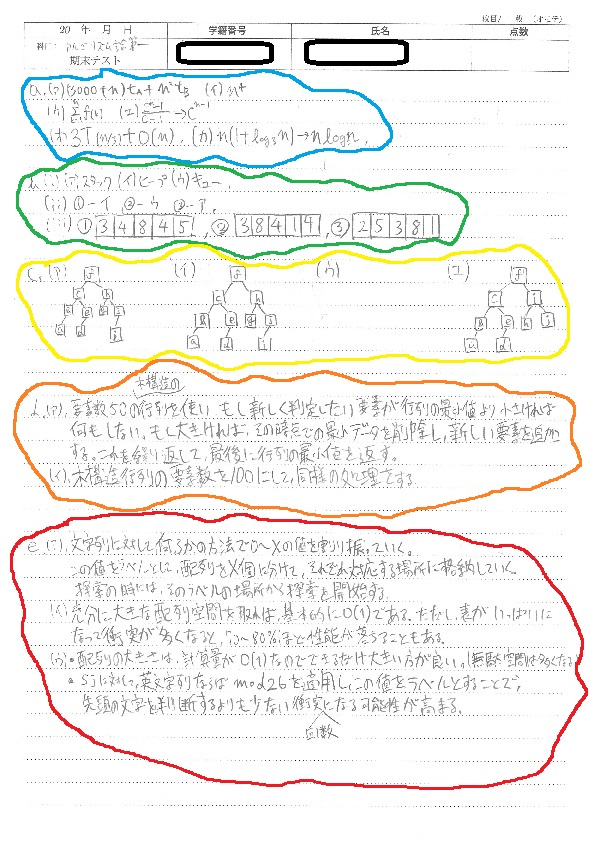
#> input picture image/paper02.jpg, 596 x 842 px
$ python source.py   (older library calls are emulated)
#> lines starting #> are read from the running program, lines starting #| are printed output that depends on the picture; after the words box and inside, x2 and y2 are one past the last pixel; in counts of white or black regions, pixels touching at a corner belong together
import os
import cv2
import numpy as np

DIR = os.path.dirname(os.path.abspath(__file__))

image = cv2.imread(f'{DIR}/image/paper02.jpg')
#> image is the input picture: shape (842, 596, 3); mean B, G, R 238.7, 241.8, 242.7
if image is None:
    print("File not found.")
    exit()


def write_out(img, name):
    cv2.imwrite(f'{DIR}/image/result/{name}.png', img)


def extract_inside(contours, hierarchy, debug=False):
    extracted = []
    contours_drawed = image.copy()
    if debug:
        print(f'len: {len(contours)}')
        print(hierarchy)

    for index in range(len(contours)):
        if hierarchy[0, index, 2] != -1 or cv2.contourArea(contours[index]) < 8000:
            continue

    extracted.append(contours[index])

    if debug:
        cv2.drawContours(contours_drawed, contours, index, (255, 0, 255), 1)

    print(f'{index} : {cv2.contourArea(contours[index])}')

    if debug:
        write_out(contours_drawed, 'out_contours')

    return extracted


width, height = image.shape[:2]
#> width = 842; height = 596

# ret, image = cv2.threshold(image, 220, 255, cv2.THRESH_BINARY) # use threshold
extracted = cv2.cvtColor(image, cv2.COLOR_BGR2HSV)[:, :, 1]
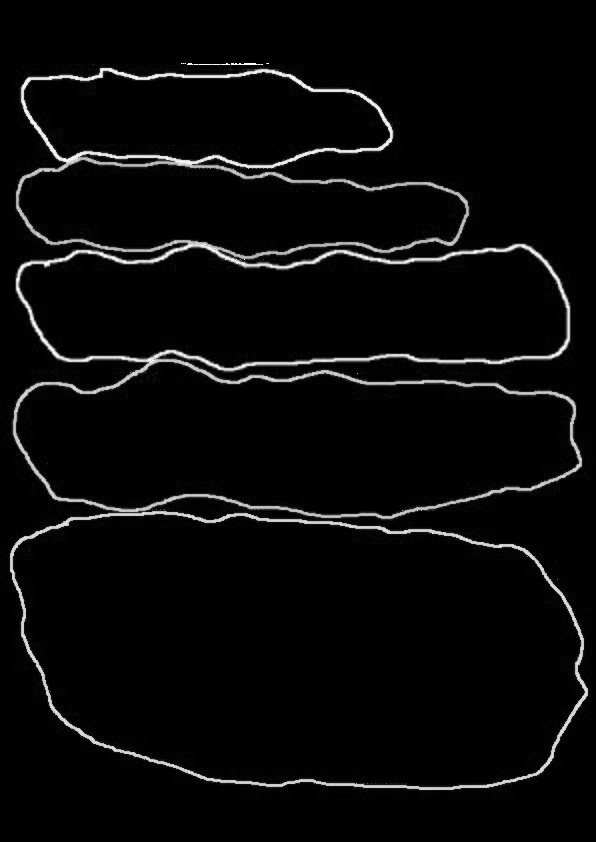
#> extracted: shape (842, 596); min 0, max 255, mean 9.2
ret, thrshld_ex = cv2.threshold(extracted, 50, 255, cv2.THRESH_BINARY)
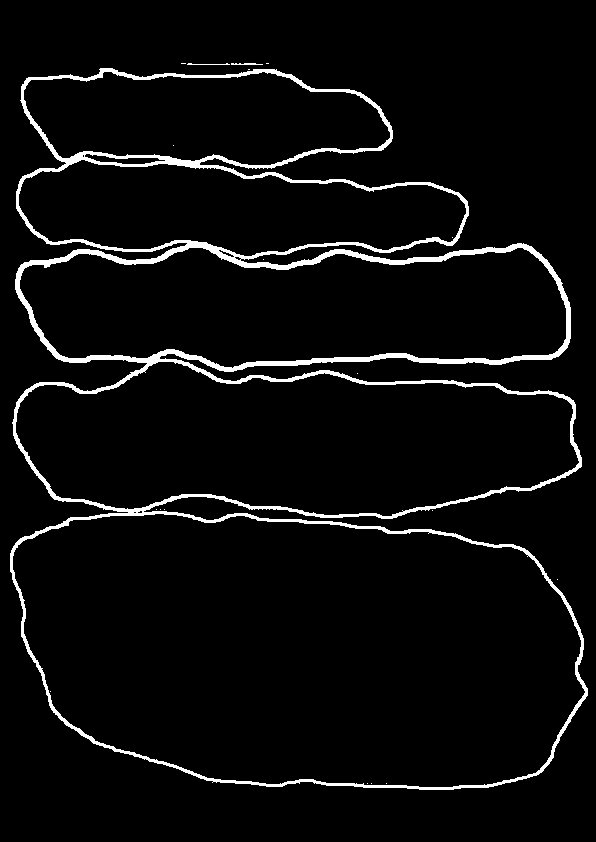
#> thrshld_ex: shape (842, 596); 4.5% white; 19 white regions (16 under 20 px), largest, box (x1, y1, x2, y2) and area: (10, 68, 588, 790) 22652, (231, 63, 263, 65) 51, (187, 63, 230, 65) 49

write_out(thrshld_ex, 'thrshld')

kernel = np.ones((3, 1), np.uint8)
thrshld_ex = cv2.morphologyEx(thrshld_ex, cv2.MORPH_OPEN, kernel)
#> thrshld_ex: shape (842, 596); 4.5% white; 1 white region

_, contours, hierarchy = cv2.findContours(thrshld_ex, cv2.RETR_TREE, cv2.CHAIN_APPROX_NONE)
#> contours = 12 contours, 4 with area under 20; largest, box (x1, y1, x2, y2) and area: (10, 68, 588, 790) 319642, (12, 513, 586, 788) 129163, (15, 361, 580, 517) 64700, (19, 247, 567, 369) 51922, (18, 159, 467, 257) 30273, (23, 71, 391, 166) 25940, (84, 153, 166, 165) 438, (218, 249, 235, 258) 43

inside_contours = extract_inside(contours, hierarchy, True)
#| len: 12
#| [[[-1 -1  1 -1]
#|   [ 2 -1 -1  0]
#|   [ 3  1 -1  0]
#|   [ 4  2 -1  0]
#|   [ 5  3 -1  0]
#|   [ 6  4 -1  0]
#|   [ 7  5 -1  0]
#|   [ 8  6 -1  0]
#|   [ 9  7 -1  0]
#|   [10  8 -1  0]
#|   [11  9 -1  0]
#|   [-1 10 -1  0]]]
#> the loop in extract_inside, `for index in range(len(contours)):` made 12 passes
#> in extract_inside, `cv2.drawContours(contours_drawed, contours, index, (255, 0, 255), 1)`:
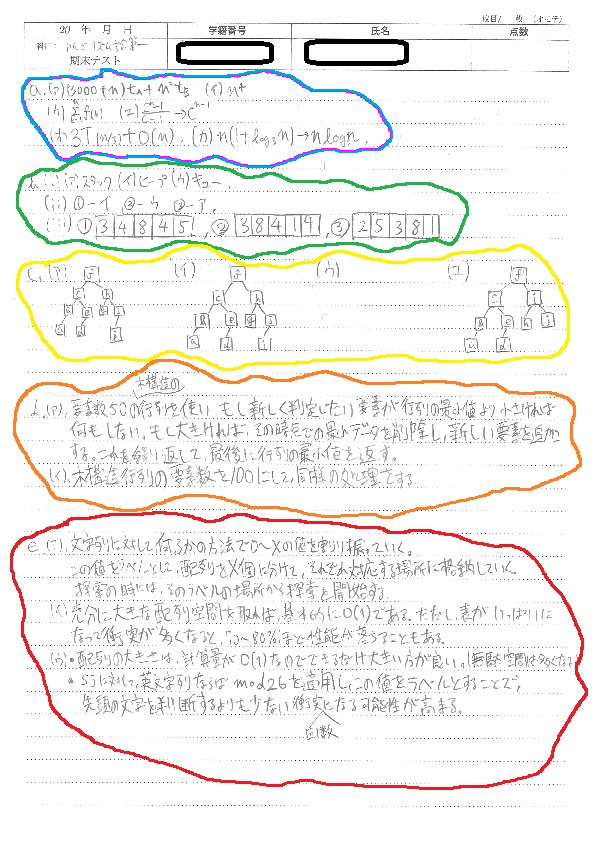
#> contours_drawed: shape (842, 596, 3); 0.16% of pixels changed, all inside (x1, y1, x2, y2) = (23, 71, 391, 166)
#| 11 : 25940.0
#> inside_contours = 1 contour; box (x1, y1, x2, y2) and area: (23, 71, 391, 166) 25940

clr_img_cp = image.copy()
for circle in inside_contours:
    colors = []
    av_color = 0
    M = cv2.moments(circle)
    center_of_circle = (int(M['m10']/M['m00']), int(M['m01']/M['m00']))
    cnt = 0
    for approx in circle:
        if cnt == 20:
            break
        cv2.circle(clr_img_cp, (approx[0, 0] - 1, approx[0, 1] - 1), 1, (255, 0, 255), 1)
        colors.append(image[approx[0, 1] - 1, approx[0, 0] - 1])
        cnt += 1
    cav = np.mean(colors, axis=0)
    cv2.circle(clr_img_cp, center_of_circle, 100, cav, 20)
#> this loop made 1 pass
#> (av_color, center_of_circle, cav) on pass 1: (0, (200, 117), [203.9, 153, 31.7])
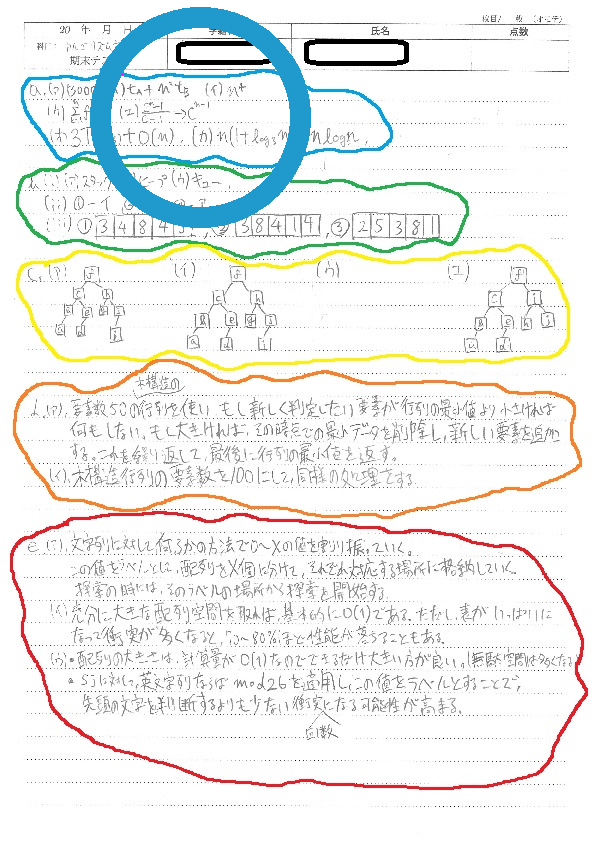
#> clr_img_cp: shape (842, 596, 3); 2.63% of pixels changed, all inside (x1, y1, x2, y2) = (90, 7, 311, 228)

write_out(clr_img_cp, 'out')

$ run again, with image/paper01.jpg copied over image/paper02.jpg
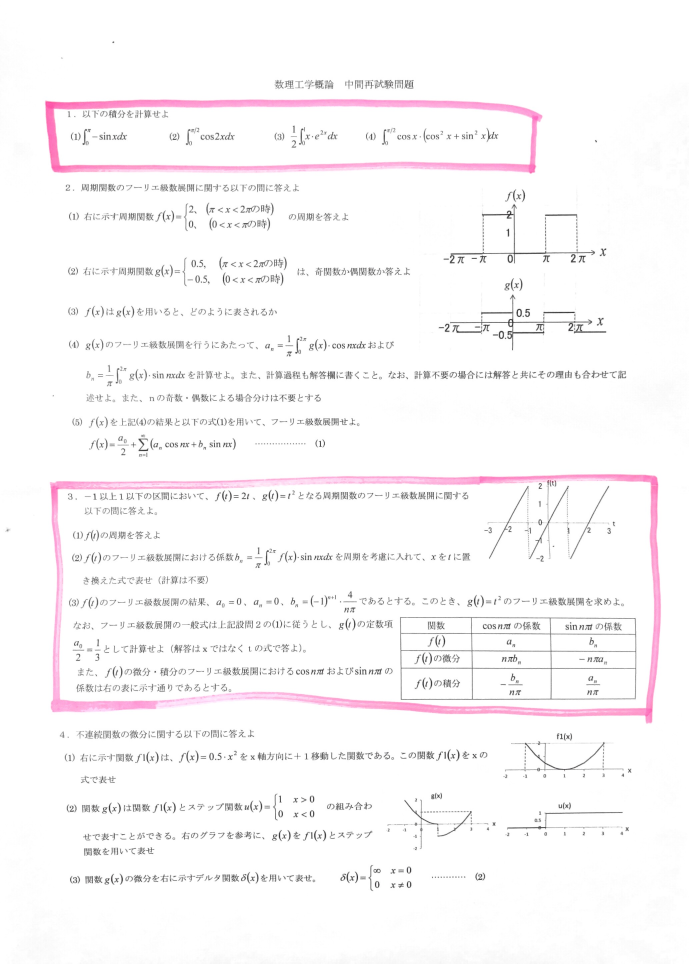
#> input picture image/paper01.jpg, 2066 x 2890 px (shown at 1/3 size)
#> image is the input picture: shape (2890, 2066, 3); mean B, G, R 249.2, 247.9, 250.3
#> `extracted = cv2.cvtColor(image, cv2.COLOR_BGR2HSV)[:, :, 1]`:
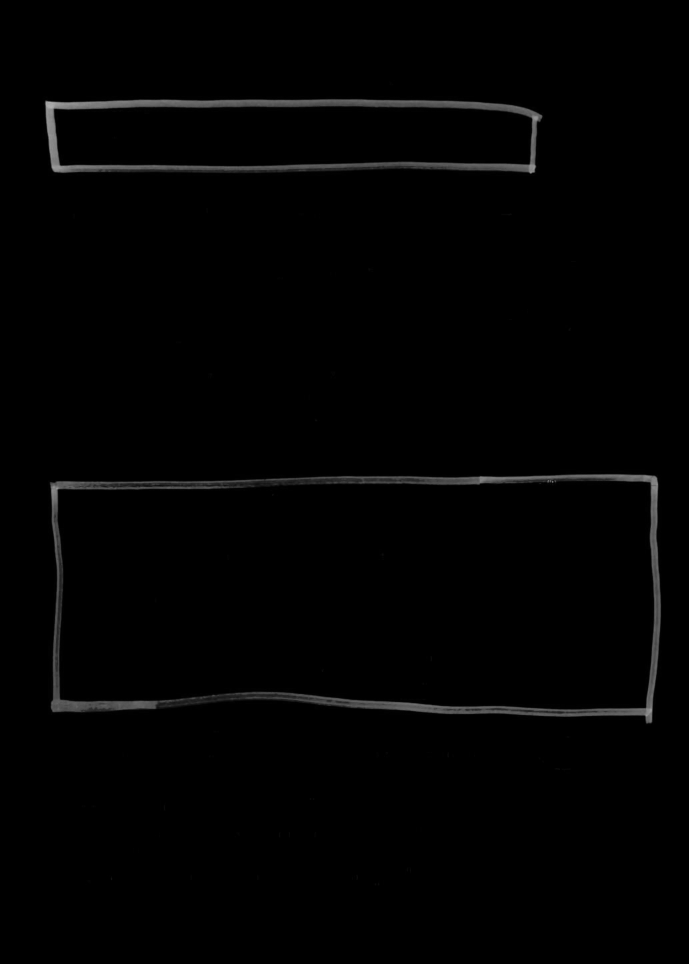
#> extracted: shape (2890, 2066) (shown at 1/3 size); min 0, max 177, mean 2.4
#> `ret, thrshld_ex = cv2.threshold(extracted, 50, 255, cv2.THRESH_BINARY)`:
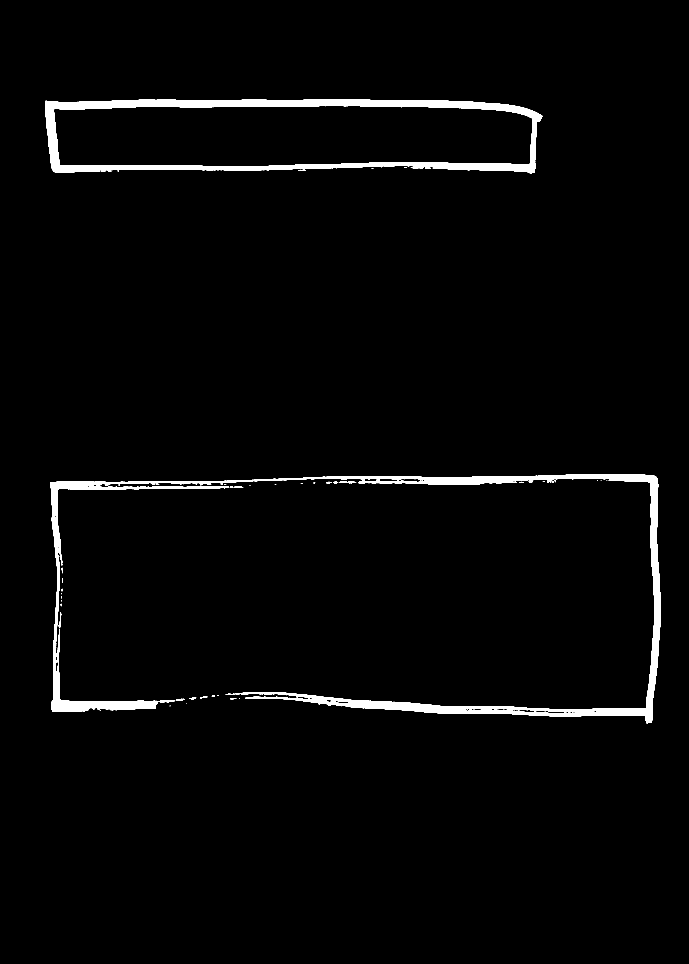
#> thrshld_ex: shape (2890, 2066) (shown at 1/3 size); 2.4% white; 63 white regions (36 under 20 px), largest, box (x1, y1, x2, y2) and area: (151, 1423, 1982, 2170) 79775, (135, 298, 1627, 521) 60297, (176, 1836, 184, 1885) 153
#> contours = 106 contours, 69 with area under 20; largest, box (x1, y1, x2, y2) and area: (135, 298, 1627, 521) 300399, (161, 317, 1598, 500) 243391, (706, 1423, 1982, 2170) 53288, (151, 1438, 792, 2136) 23614, (1536, 2128, 1697, 2142) 833
#| len: 106
#> (printed output is left out)
#> the loop in extract_inside, `for index in range(len(contours)):` made 106 passes
#| 105 : 243391.0
#> inside_contours = 1 contour; box (x1, y1, x2, y2) and area: (161, 317, 1598, 500) 243391
#> the loop `for circle in inside_contours:` made 1 pass
#> (av_color, center_of_circle, cav) on pass 1: (0, (871, 407), [222.8, 178.8, 252.1])

$ run again, with image/paper03.jpg copied over image/paper02.jpg
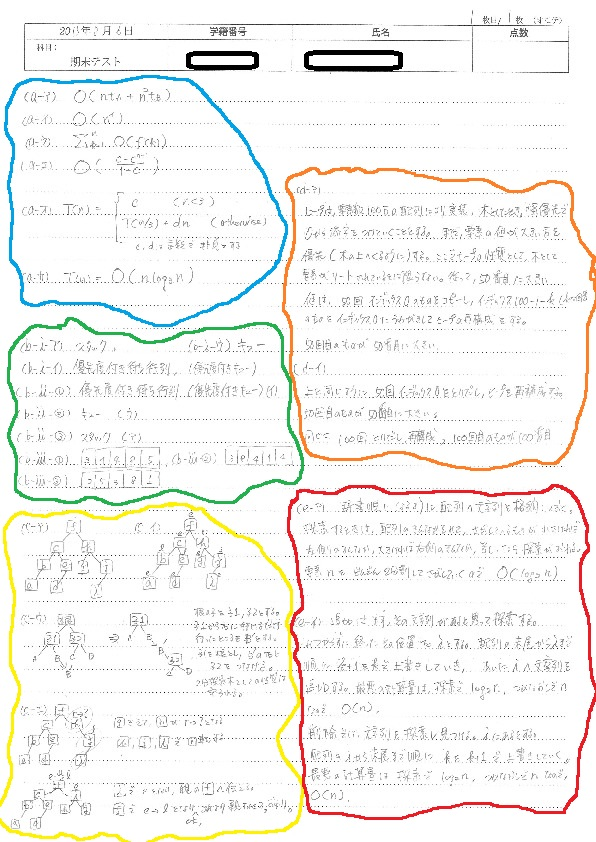
#> input picture image/paper03.jpg, 596 x 842 px
#> image is the input picture: shape (842, 596, 3); mean B, G, R 241.2, 243.9, 244.4
#> `ret, thrshld_ex = cv2.threshold(extracted, 50, 255, cv2.THRESH_BINARY)`:
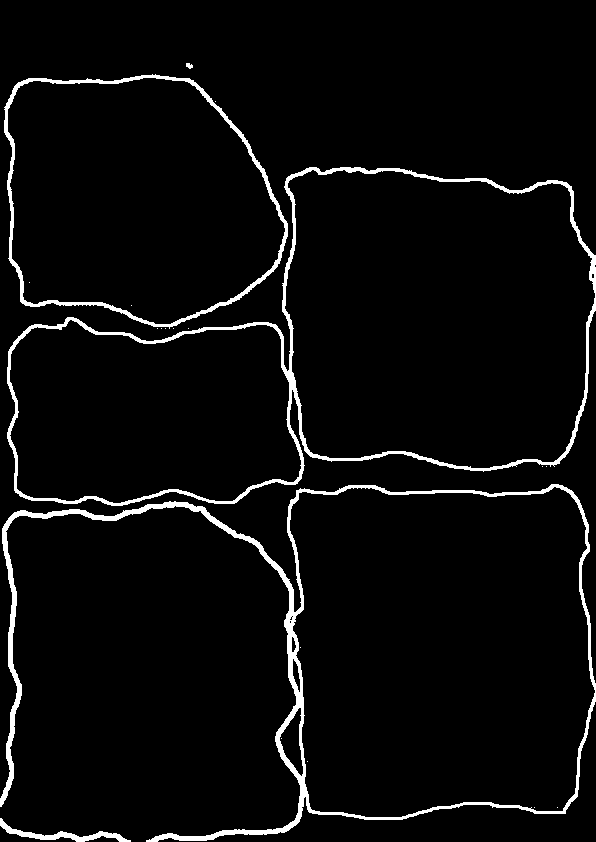
#> thrshld_ex: shape (842, 596); 4.1% white; 20 white regions (15 under 20 px), largest, box (x1, y1, x2, y2) and area: (0, 484, 596, 842) 9238, (7, 167, 596, 506) 7163, (4, 74, 288, 329) 3420, (0, 818, 131, 842) 716, (186, 63, 193, 69) 30
#> contours = 15 contours, 3 with area under 20; largest, box (x1, y1, x2, y2) and area: (7, 167, 596, 506) 130678, (0, 484, 596, 842) 98166, (289, 486, 596, 818) 89923, (284, 169, 596, 469) 80598, (4, 74, 288, 329) 56772
#| len: 15
#> (printed output is left out)
#> the loop in extract_inside, `for index in range(len(contours)):` made 15 passes
#> contours_drawed: shape (842, 596, 3); under 0.01% of pixels changed, all inside (x1, y1, x2, y2) = (186, 63, 193, 69)
#| 14 : 20.0
#> inside_contours = 1 contour; box (x1, y1, x2, y2) and area: (186, 63, 193, 69) 20
#> the loop `for circle in inside_contours:` made 1 pass
#> (av_color, center_of_circle, cav) on pass 1: (0, (188, 65), [57.94, 57.72, 57.72])
#> after the loop `for circle in inside_contours:`:
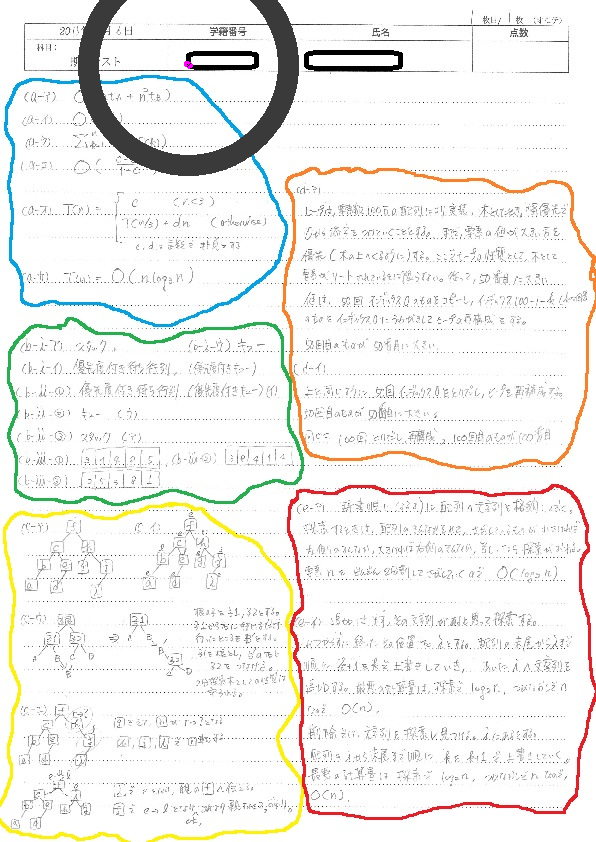
#> clr_img_cp: shape (842, 596, 3); 1.92% of pixels changed, all inside (x1, y1, x2, y2) = (78, 0, 299, 176)
